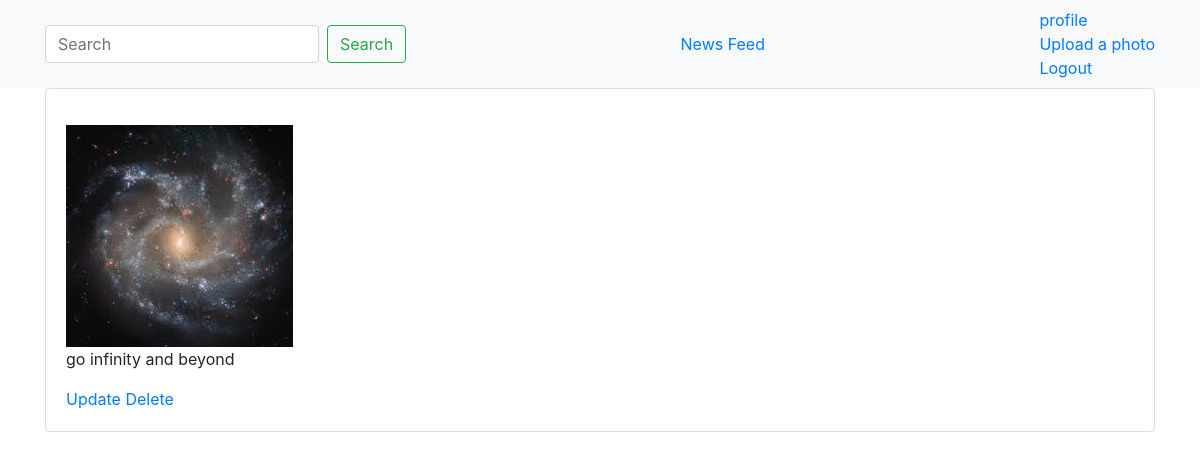
The page /post/8/ (signed in) on the database its author committed.
### instagram/models.py (models this page shows, shortened)
class Post(models.Model):
    image= models.ImageField(default="default.jpg", upload_to="profile_pics")
    name = models.CharField(max_length=100)
    caption = models.TextField(max_length=250)
    likes = models.IntegerField(default=0,)
    post_date = models.DateTimeField(auto_now_add=True)
    masterkey = models.ForeignKey(User, on_delete=models.CASCADE)

### instagram/views.py (the view)
# urls.py: url(r'^post/(?P<pk>\d+)/$', DbDetailView.as_view(), name='post-detail'),
class DbDetailView(LoginRequiredMixin,DetailView):
    model = Post
    template_name = 'main/detail.html'

### templates/main/detail.html (shortened to what this page needs)
{%extends "main/base.html"%}
{%block content%}
<div class="container">
    <div class="card">
        <div class="card-body">
            <img src="{{object.image.url}}">
            <p>{{ object.caption }}</p>
              {% if object.masterkey == user %}
            <a href="{%  url 'post-update' object.id %}">Update</a>
            <a href="{%  url 'post-delete' object.id %}">Delete</a>
            {%endif%}
        </div>
    </div>
</div>
{%endblock%}

### rows shown on the page
Post: image (picture), caption "go infinity and beyond"
